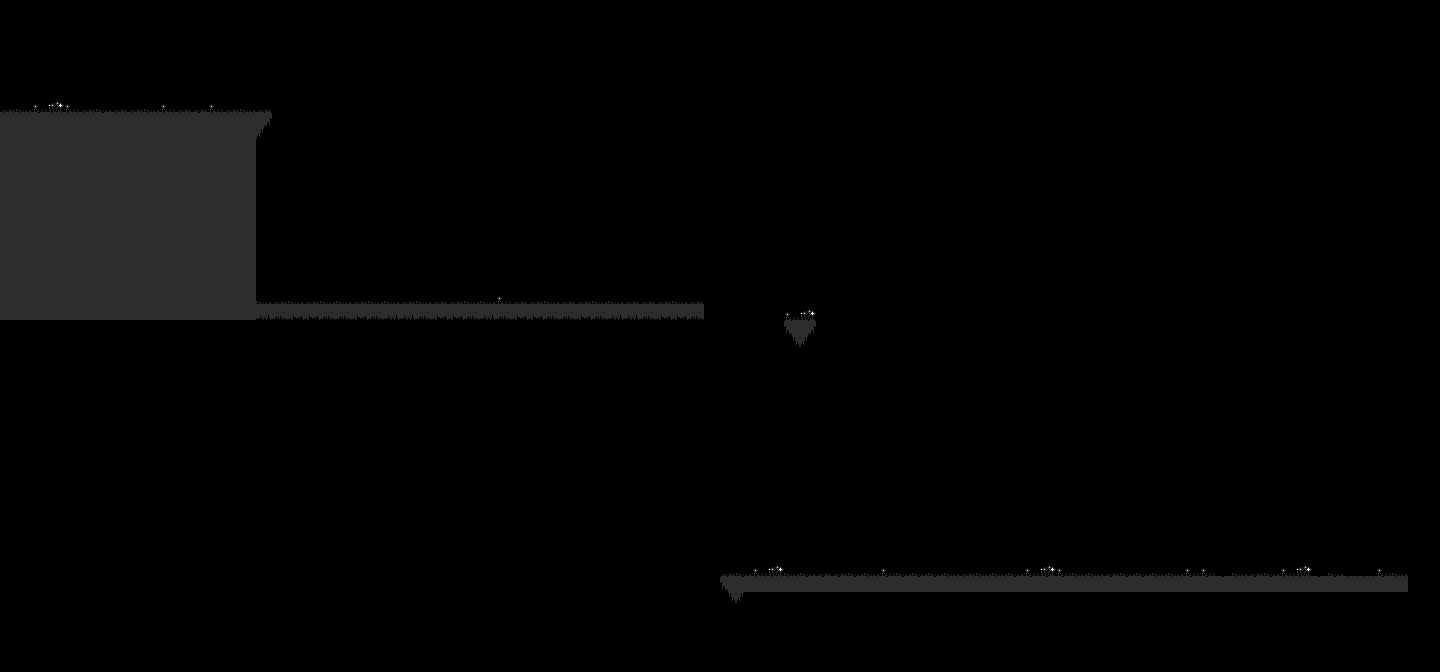

Below is a game level as drawn by its tile map, then a one-line description and the .tmx that defines it (tile-layer data replaced by summaries):
An orthogonal 90x42 tile map with 16x16 px tiles, 1 tile layer (tiles) and 14 objects (9x jumper, 3x slime, hero, exit).

<map version="1.0" tiledversion="1.1.6" orientation="orthogonal" renderorder="right-down" width="90" height="42" tilewidth="16" tileheight="16" infinite="0" nextobjectid="25">
 <tileset firstgid="1" source="tileset.tsx" />
 <layer name="tiles" width="90" height="42">
  <data>[3780 cells, 383 non-empty, 15 distinct tile ids]</data>
 </layer>
 <objectgroup name="entities">
  <object id="1" type="slime" x="146.5" y="94.1667" width="19" height="17" />
  <object id="2" type="slime" x="405.333" y="285.5" width="19" height="17" />
  <object id="3" type="slime" x="441.167" y="285.5" width="19" height="17" />
  <object id="6" type="hero" x="32.5833" y="55.0833" width="14" height="16" />
  <object id="7" type="exit" x="1281.5" y="442.833" width="126.75" height="134.333" />
  <object id="8" type="jumper" x="247.167" y="90.1667" width="10" height="20" />
  <object id="17" type="jumper" x="537.167" y="280.167" width="10" height="20" />
  <object id="18" type="jumper" x="623.167" y="281.167" width="10" height="20" />
  <object id="19" type="jumper" x="690.167" y="279.667" width="10" height="20" />
  <object id="20" type="jumper" x="1012.5" y="553.5" width="10" height="20" />
  <object id="21" type="jumper" x="1074" y="552.5" width="10" height="20" />
  <object id="22" type="jumper" x="1134.5" y="551" width="10" height="20" />
  <object id="23" type="jumper" x="1192" y="549" width="10" height="20" />
  <object id="24" type="jumper" x="1239.5" y="551" width="10" height="20" />
 </objectgroup>
</map>
